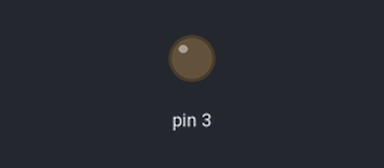
This sketch was run on a simulated Arduino Uno, built with avr-gcc and run on an emulated ATmega328P. On the bench: output pins drawn as LEDs (lit = HIGH).

Above: at 0.13 s.
Timing chart, 0 to 3.0 s (numbered marks = the images above):
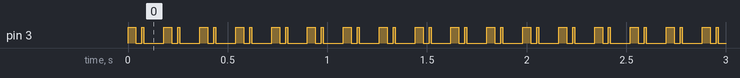

Measured:
- by itself, pin 3: repeats every 0.18 s: LOW 0.03 s, HIGH 0.01 s, LOW 0.10 s, HIGH 0.04 s

The sketch:

Pizo_element.ino
```cpp
void setup() {
pinMode (3, OUTPUT);
}

void loop() {
digitalWrite (3, HIGH);
delay (40);
digitalWrite (3, LOW);
delay (30);
digitalWrite (3, HIGH);
delay (10);
digitalWrite (3, LOW);
delay (100);
}
```
